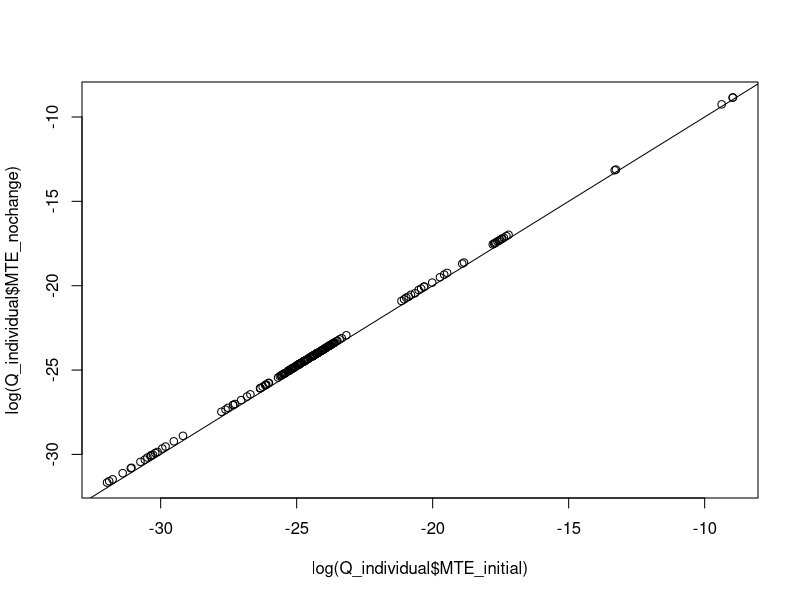
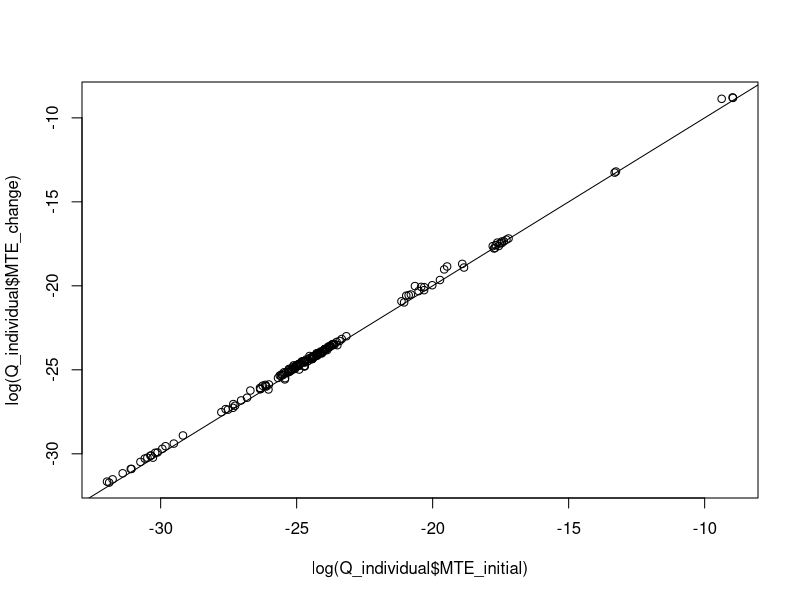
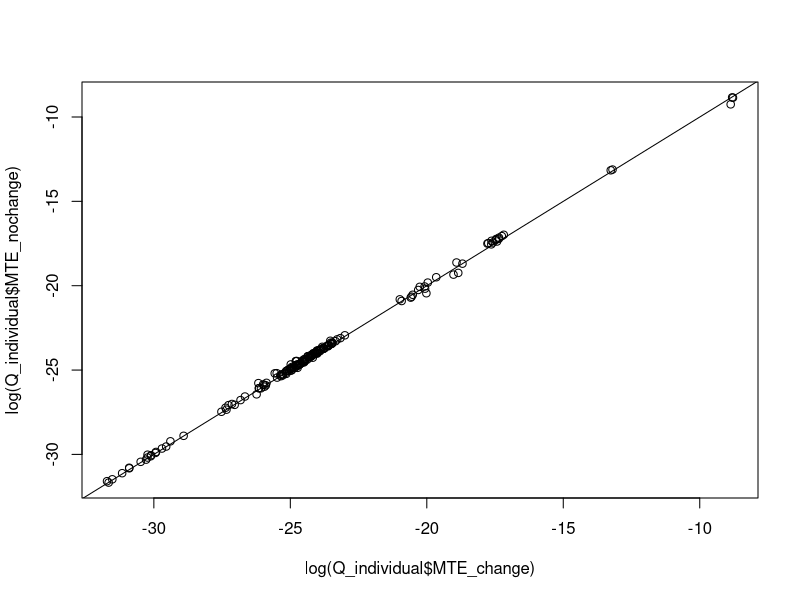
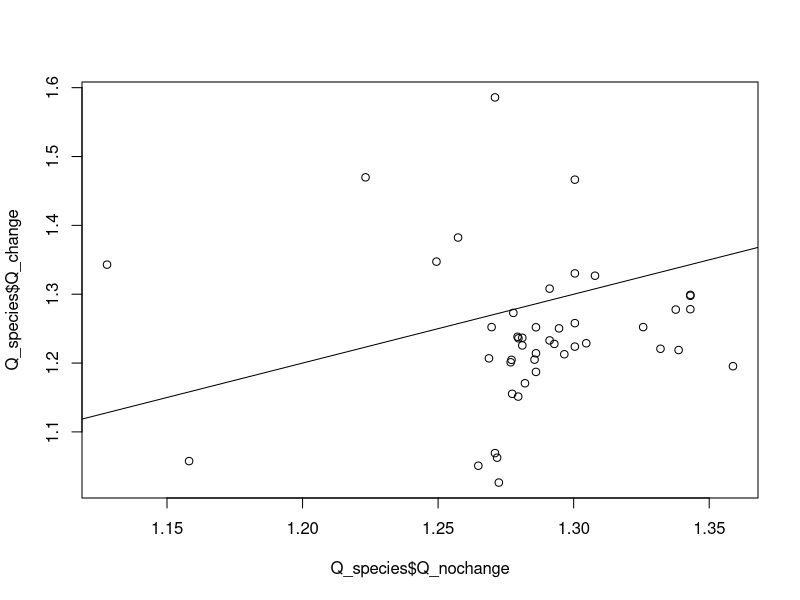
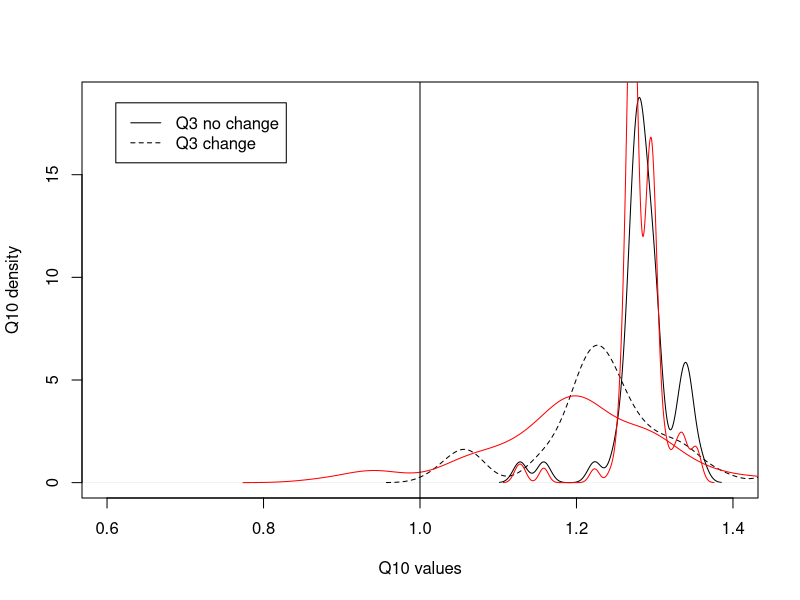
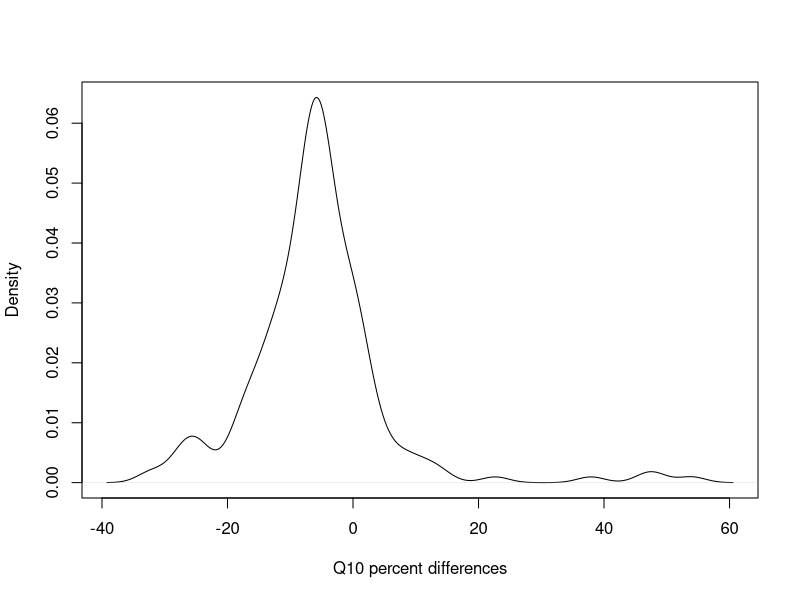
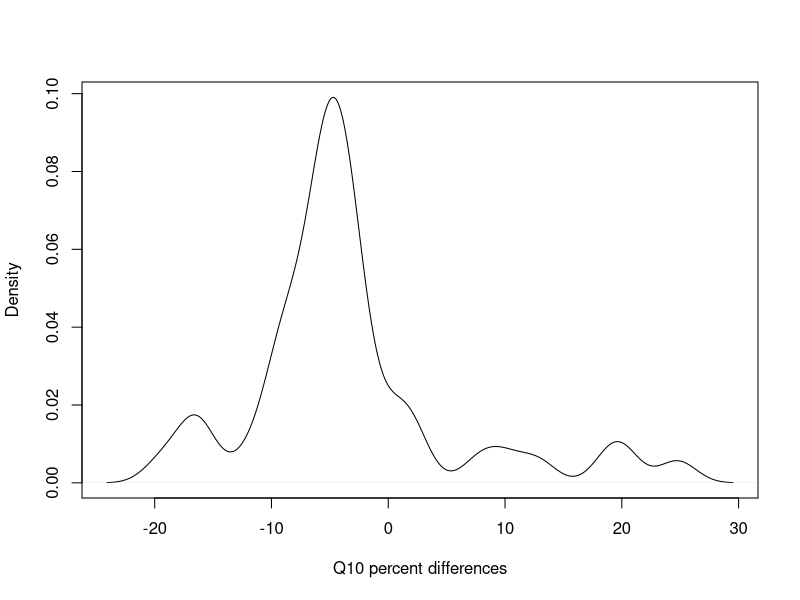
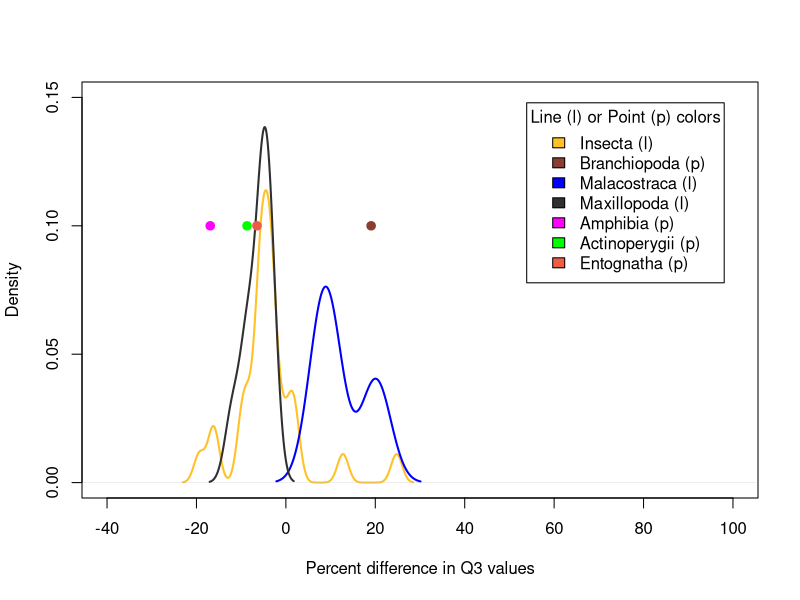

Recreate these plots in R, in order. (Note: this script raises an error after producing the figures.)

#--------------CALCULATING EXPONENTS AND ACTIVATION ENERGY FOR METABOLIC EQUATIONS-------------------------------

### For the metabolic rate equation Metabolic Rate = constant * (Mass ^exponent) * e ^ Activation Energy/kt
### This section uses metabolic rate, temperature, and size data to calculated fitted exponent and activation
### energy for the taxonomic classes for which we could find data. 

# Classes: Branchiopoda, Malacostraca, Maxillopoda
# Data source: Makrieva
MR_data = read.csv("Class_metabolicrates_Makrievadata.csv", stringsAsFactors = FALSE)
Class_list=unique(MR_data$Class)
InvK=1/(273.15+MR_data$TC) #getting all the units correct
Mkg=MR_data$Mg/1000
W=MR_data$qWkg*Mkg
MR_data = cbind(MR_data, InvK, W)

#obtaining class-specific exponents for metabolic rate scaling for Branchiopoda Malacostraca and Maxillopoda
class_slopes=c()
for (current_class in Class_list){
  Class_data=subset(MR_data, MR_data$Class == current_class)
  basic=lm(log(Class_data$W) ~ log(Class_data$Mg) + Class_data$InvK)
  Mslope=basic$coefficients[2]
  Tslope=basic$coefficients[3]
  Ea=Tslope*0.00008617
  class_slopes=rbind(class_slopes, c(current_class, Mslope, Tslope, Ea))
}

# Classes: Amphibia
# Data source: White
MR_Amphi = read.csv("Whiteetal_Amphibiandata.csv", stringsAsFactors = FALSE)
A_InvK=1/(273.15+MR_Amphi$TC)
A_Mkg=MR_Amphi$Mg/1000
MR_Amphi = cbind(MR_Amphi, A_InvK, A_Mkg)
A_basic=lm(log(MR_Amphi$Watts) ~ log(MR_Amphi$A_Mkg) + MR_Amphi$A_InvK)
Mslope=A_basic$coefficients[2]
Tslope=A_basic$coefficients[3]
Ea=Tslope*0.00008617
class_slopes=rbind(class_slopes, c("Amphibia", Mslope, Tslope, Ea))
class_slopes=as.data.frame(class_slopes, stringsAsFactors = FALSE)

# Classes: Actinoperygii
# Data source: Gillooly
#obtaining super-class-specific exponents for metabolic rate scaling in fish
MR_fish = read.csv("gillooly_fish.csv", stringsAsFactors = FALSE)
f_Mkg=MR_fish$Mg/1000
MR_fish = cbind(MR_fish, f_Mkg)
F_basic=lm(log(MR_fish$W) ~ log(MR_fish$f_Mkg) + MR_fish$invK)
Mslope=F_basic$coefficients[2]
Tslope=F_basic$coefficients[3]
Ea=Tslope*0.00008617
class_slopes=rbind(class_slopes, c("Actinoperygii", Mslope, Tslope, Ea))
class_slopes=as.data.frame(class_slopes, stringsAsFactors = FALSE)

#removing unneccesary column and renaming columns
class_values=class_slopes[c(-3)]
names(class_values)[names(class_values) == "V1"] = "Class"
names(class_values)[names(class_values) == "log(Class_data$Mg)"] = "exponent"
names(class_values)[names(class_values) == "Class_data$InvK"] = "Ea"

# Classes: Insecta, Gastropoda, Eurotatoria, Entognatha
# Data source (Insecta only): Chown
# Remaining classes' values from theory
I_class="Insecta"
other_class=c("Gastropoda","Eurotatoria", "Entognatha")
I_slope=0.75
I_Ea=-0.62
Other_Ea=-0.63
other_values=cbind(I_class,I_slope,I_Ea)
for (current_class in other_class){
  current_values=cbind(current_class,I_slope,Other_Ea)
  other_values=rbind(other_values, current_values)
}

other_values=as.data.frame(other_values)
names(other_values)[names(other_values) == "I_class"] = "Class"
names(other_values)[names(other_values) == "I_slope"] = "exponent"
names(other_values)[names(other_values) == "I_Ea"] = "Ea"
class_values=rbind(class_values, other_values)
class_values1= transform(class_values, exponent = as.numeric(exponent), Ea = as.numeric(Ea))

#---------------------CREATE THREE DEGREE DATASET----------------------------
### Within a scientific paper, the body size-temperature study may have replicated
### experiments or have slightly different experiments that were conducted. Each experiment
### is called a replicate and was given a unique identifier in "MTEEcto_data.csv". 

# Read in compiled experimental dataset, has one temperature and replicate per row
original_data = read.csv("MTEEcto_data.csv", stringsAsFactors = FALSE, fileEncoding = "latin1")

# Turn unique row names into column in original dataset
original_data = data.frame(as.numeric(rownames(original_data)), original_data)
colnames(original_data)[1] = "row_names"

# Create list of experiment names and respective species
replicate_list_original=unique(original_data$studyID)

# Create dataset containing all temperature pairs within each replicate
all_pairs = c()
for(current_replicate in replicate_list_original){
  single_replicate = subset(original_data, original_data$studyID == current_replicate)
  single_replicate_rownames_combos = combn(single_replicate$row_names, 2)
  single_replicate_rownames_combos = t(single_replicate_rownames_combos)
  single_replicate_temps_combos = combn(single_replicate$temp, 2)
  single_replicate_temps_combos = t(single_replicate_temps_combos)
  single_replicate_masses_combos = combn(single_replicate$mass, 2)
  single_replicate_masses_combos = t(single_replicate_masses_combos)
  single_replicate_combos = cbind(single_replicate_rownames_combos, single_replicate_temps_combos, single_replicate_masses_combos)
  single_replicate_combos = data.frame(single_replicate_combos)
  single_replicate_combos = cbind(current_replicate, single_replicate_combos)
  all_pairs = rbind(all_pairs, single_replicate_combos)
}
names(all_pairs) = c("studyID", "lower_temp_row", "higher_temp_row", "lower_temp", "higher_temp", "lower_temp_mass", "higher_temp_mass")

# Subset dataset to contain only temperature pairs that differ by 3*
all_pairs$temp_diff = all_pairs$higher_temp - all_pairs$lower_temp
three_degree_pairs = subset(all_pairs, all_pairs$temp_diff == 3)

# Add species to three degree difference pairs
lookup = original_data[match(three_degree_pairs$studyID, original_data$studyID),]
three_degree_pairs$species = lookup$Species

# List of species and number of pairs per species
species_duplicates = sort(table(three_degree_pairs$species), decreasing=TRUE)

# Use row names for 3* difference pairs to create dataset where each row has 
# one temperature and replicate
three_degree_rows = c(three_degree_pairs$lower_temp_row, three_degree_pairs$higher_temp_row)
three_degree_rows = sort(unique(three_degree_rows))

three_degree_data = c()
for (current_row in three_degree_rows){
  row_data = subset(original_data, original_data$row_names == current_row)
  three_degree_data = rbind(three_degree_data, row_data)
}

# Create list of experiment names and respective species
replicate_list = unique(three_degree_data$studyID)

#List of replicates with respective species and classes
replicate_info = c()
for (current_replicate in replicate_list){
  replicate_data = subset(three_degree_data, three_degree_data$studyID == current_replicate)
  replicate_species = unique(replicate_data$Species)
  replicate_class = unique(replicate_data$Class)
  replicate_info = rbind(replicate_info, c(current_replicate, replicate_species, replicate_class))
}

##-------------------------CALCULATING METABOLIC RATES------------------------

### This section pulls out the size-temperature data and metabolic rate parameters for a specific taxonomic class
### It extracts the data from a unique replicate. FOr that replicate it uses the size-temperature data to calculates 
### metabolic rates for the following cases: 1) no size change as temperature increases, 2) size and temperature increase
### as observed in the data. 

MTE_allreps = c()
#unused empty vector?
MTE_allcompare =c()
Classes_all = unique(three_degree_data$Class)

for (index_class in Classes_all){
  class_TSD = subset(three_degree_data, three_degree_data$Class == index_class)
  class_MTE = subset(class_values1, class_values1$Class == index_class)
  class_replicate = unique(class_TSD$studyID)
    
    for (index_replicate in class_replicate){
      MTE_repdata = c()
      current_data = subset (class_TSD, class_TSD$studyID == index_replicate)
      temps = unique(current_data$temp)
 
        for (current_temp in temps){
          min_mass=current_data$mass[current_data$temp==current_temp]
          repeater=length(temps)
          MTE_initial=(min_mass^(class_MTE$exponent))*(exp(((class_MTE$Ea)/(.00008617*(current_temp+273.15)))))
          MTE_nochange=min_mass^(class_MTE$exponent)*exp(class_MTE$Ea/(.00008617*(temps+273.15)))
          MTE_change=(current_data$mass^(class_MTE$exponent))*(exp(((class_MTE$Ea)/(.00008617*(temps+273.15)))))
          rep_vector=c(rep(index_replicate,repeater))
          Tmin_vector=c(rep(current_temp, repeater))
          MTE_repdata=cbind(temps,Tmin_vector, MTE_initial, MTE_nochange, MTE_change)
          MTE_repdata=as.data.frame(MTE_repdata)
          MTE_rep=data.frame(cbind(MTE_repdata, rep_vector), stringsAsFactors=FALSE)
          MTE_allreps=rbind(MTE_allreps, MTE_rep)     
          }
     }
}

# Limit to 3* difference pairs
MTE_allreps$temp_diff = MTE_allreps$temps-MTE_allreps$Tmin_vector
metabolic_rates = subset(MTE_allreps, MTE_allreps$temp_diff == 3) 

##------------------------Analysis 1: Q10 CALCULATIONS--------------------------

### Use temperatures and metabolic rates to determine Q10 values for body size change
### and no body size change for each temperature/replicate combination, then replicate
### average and species average

# Individual Q10s
Q_nochange=(metabolic_rates$MTE_nochange/metabolic_rates$MTE_initial)^(3/metabolic_rates$temp_diff)
Q_change=(metabolic_rates$MTE_change/metabolic_rates$MTE_initial)^(3/metabolic_rates$temp_diff) 
Q_diff=100*((Q_change/Q_nochange)-1)

Q_individual=c()
Q_individual=cbind(metabolic_rates, Q_nochange, Q_change, Q_diff)

# Replicate average Q10
Q_replicate=c()
for (unique_rep in replicate_list){
  rep_subset = subset(Q_individual, Q_individual$rep_vector == unique_rep) 
  sp_name = subset(replicate_info, replicate_info[,1] == unique_rep,)
  avg_Q_nochange = mean(rep_subset$Q_nochange)
  avg_Q_change = mean(rep_subset$Q_change)
  Q_replicate = rbind(Q_replicate, c(avg_Q_nochange,avg_Q_change, sp_name))
}

Q_replicate = as.data.frame(Q_replicate, stringsAsFactors = FALSE)
colnames(Q_replicate) = c("Q_nochange", "Q_change", "studyID", "species", "class")
Q_replicate = transform(Q_replicate, Q_nochange = as.numeric(Q_nochange), Q_change = as.numeric(Q_change))

# Species average Q10
Q_species=c()
species=unique(Q_replicate$species)
for (current_sp in species){
  sp_subset = subset(Q_replicate, Q_replicate$species == current_sp) 
  sp_class = unique(sp_subset$class)
  sp_Q_nochange = mean(sp_subset$Q_nochange)
  sp_Q_change = mean(sp_subset$Q_change)
  Q_species = rbind(Q_species, c(sp_Q_nochange, sp_Q_change, current_sp, sp_class))
}

Q_species = as.data.frame(Q_species, stringsAsFactors = FALSE)
colnames(Q_species) = c("Q_nochange", "Q_change", "species", "class")
Q_species = transform(Q_species, Q_nochange = as.numeric(Q_nochange), Q_change = as.numeric(Q_change))

Q_species$Q_diff = ((Q_species$Q_change / Q_species$Q_nochange) - 1) * 100
Q_species = transform(Q_species, Q_diff = as.numeric(Q_diff))
Q_species = Q_species[order(Q_species$Q_change, Q_species$Q_nochange),]

### Summary stats and figures

# For all three degree difference pairs (i.e., individual), comparing initial, 
# no change, and change metabolic rates using 1:1 line

plot(log(Q_individual$MTE_initial), log(Q_individual$MTE_nochange))
lines(x = c(-40, 0), y = c(-40, 0))

plot(log(Q_individual$MTE_initial), log(Q_individual$MTE_change))
lines(x = c(-40, 0), y = c(-40, 0))

plot(log(Q_individual$MTE_change), log(Q_individual$MTE_nochange))
lines(x = c(-40, 0), y = c(-40, 0))

# Same thing but for Q10 values for species
plot(Q_species$Q_nochange, Q_species$Q_change)
lines(x = c(1, 2), y = c(1, 2))


# Average Q10 values across species
mean_Q_nochange = mean(Q_species$Q_nochange)
mean_Q_change = mean(Q_species$Q_change)
mean_Q_diff = mean(Q_species$Q_diff)

# Q10 t-test across species
ttest_Q = t.test(Q_species$Q_nochange, Q_species$Q_change, paired = TRUE)

# Q10 change and no change distributions across classes
Q_comparison = plot(density(Q_species$Q_nochange), main = "", xlab = "Q10 values",
                    ylab = "Q10 density", xlim = c(0.6, 1.4))
lines(density(Q_species$Q_change), lty = 2)
lines(density(Q_individual$Q_nochange), col = "red")
lines(density(Q_individual$Q_change), col = "red")
abline(v = 1)
legend("topleft", inset=.05, c("Q3 no change", "Q3 change"), lty = c(1, 2))

# Q10 change and no change percent difference figures
Q_diff_individual = plot(density(Q_individual$Q_diff), main = "", xlab = "Q10 percent differences")
Q_diff_species = plot(density(Q_species$Q_diff), main = "", xlab = "Q10 percent differences")

# Subset by class
Actinoperygii = subset(Q_species, Q_species$class == "Actinoperygii")
Amphibia = subset(Q_species, Q_species$class == "Amphibia")
Branchiopoda = subset(Q_species, Q_species$class == "Branchiopoda")
Insecta = subset(Q_species, Q_species$class == "Insecta")
Malacostraca = subset(Q_species, Q_species$class == "Malacostraca")
Maxillopoda = subset(Q_species, Q_species$class == "Maxillopoda")
Entognatha = subset(Q_species, Q_species$class == "Entognatha")

Qdiff_Amphibia=mean(Amphibia$Q_diff)
Qdiff_Branchiopoda=mean(Branchiopoda$Q_diff)
Qdiff_Malacostraca=mean(Malacostraca$Q_diff)
Qdiff_Maxillopoda=mean(Maxillopoda$Q_diff)
Qdiff_Insecta=mean(Insecta$Q_diff)
Qdiff_Actinoperygii=mean(Actinoperygii$Q_diff)
Qdiff_Entognatha=mean(Entognatha$Q_diff)

# Class Q10 percent difference distributions
Q_diff_range=c(-40, 100)
y_range=c(0,.15)
plot(density(Insecta$Q_diff), xlim=Q_diff_range, ylim=y_range, lwd=2, main="", col="goldenrod1",  
    xlab="Percent difference in Q3 values")
points(Branchiopoda$Q_diff, .1, lwd=2, col="coral4", pch=19)
lines(density(Malacostraca$Q_diff),lwd=2, col="blue" )
lines(density(Maxillopoda$Q_diff), lwd=2, col="grey19")
points(Amphibia$Q_diff, .1, lwd=2, col="magenta", pch=19)
points(Actinoperygii$Q_diff, .1, lwd=2, col="green", pch=19)
points(Entognatha$Q_diff, .1, lwd=2, col="tomato2", pch=19)

legend("topright", inset=.05, title="Line (l) or Point (p) colors", c("Insecta (l)", "Branchiopoda (p)",  "Malacostraca (l)", "Maxillopoda (l)", "Amphibia (p)", "Actinoperygii (p)", "Entognatha (p)"),
  fill=c("goldenrod1", "coral4", "blue", "grey19", "magenta", "green", "tomato2" ),)
       
##-----------------CALCULATE COMPENSATION BODY MASS----------------------------------

### Using metabolic rates for initial mass and temperature, which have already ("MTE_initial") 
### been calculated, to determine what mass each species would need to be to compensate for a
### 3*C increase in temperature. 


#create dataframe containing initial temp & mass rows for each replicate with calculated
# metabolic rate from warming data frame
compensation_mass_calcs = unique(warming[,c("rep_vector", "Tmin_vector", "MTE_initial")])
colnames(compensation_mass_calcs) = c("rep_vector", "initial_temp", "initial_MetRate")

#add original data to new dataframe
compensation_mass_data = merge(compensation_mass_calcs, TSD_data, by.x=c("rep_vector", "initial_temp"), 
                               by.y=c("studyID", "temp"))
names(compensation_mass_data)[names(compensation_mass_data) == "mass"] = "initial_mass"
compensation_mass_data = compensation_mass_data[order(compensation_mass_data$Species),]

#add increased temperature to dataframe
compensation_mass_data$comp_temp = compensation_mass_data$initial_temp + 3

#add class-specific exponent and activation energy (from class_values1) to dataframe
getting_class_values = class_values1[match(compensation_mass_data$Class, class_values1$Class),]
compensation_mass_data = cbind(compensation_mass_data, getting_class_values$exponent, getting_class_values$Ea)
names(compensation_mass_data)[names(compensation_mass_data) == "getting_class_values$exponent"] = "class_exponent"
names(compensation_mass_data)[names(compensation_mass_data) == "getting_class_values$Ea"] = "class_Ea"

#calculate compensation mass using rearranged MTE equation
compensation_mass_data$comp_mass = (compensation_mass_data$initial_MetRate / 
                                  (exp(compensation_mass_data$class_Ea / (.00008617 * 
                                  (compensation_mass_data$comp_temp + 273.15))))) ^ (1 / 
                                  compensation_mass_data$class_exponent)

#determine difference between initial mass and compensation mass (should be positive)
compensation_mass_data$mass_diff = compensation_mass_data$initial_mass - compensation_mass_data$comp_mass

#determine what percent of initial mass the compensation mass is
#see CompMassTest.xls for test of first replicate
#why are these all basically the same number? in 60%ish range; maybe driven by class exponent & Ea?
compensation_mass_data$mass_reduction = (compensation_mass_data$comp_mass / 
                                           compensation_mass_data$initial_mass) * 100
hist(compensation_mass_data$mass_reduction, breaks=2, xlim=c(0,100))

#attempt to compare mass reduction percents for each class
insect_class = compensation_mass_data[compensation_mass_data$Class == "Insecta",]

#histograms for each class' mass reduction
pdf("ClassMassReduction.pdf")
par(mfrow=c(3,3))

for (current_class in class_values1$Class){
  class_subset = subset(compensation_mass_data, compensation_mass_data$Class == current_class)
  hist(class_subset$mass_reduction, xlim=c(50,90), main=NULL)
  mtext(paste("Class:", class_subset$Class))
}

dev.off()

# #figures to compare initial and compensation masses
# #plot(rownames(compensation_mass_data), compensation_mass_data$initial_mass)
# initial_mass_hist = hist(compensation_mass_data$initial_mass)
# comp_mass_hist = hist(compensation_mass_data$comp_mass)
# plot(initial_mass_hist, breaks=seq(0,1000,by=20), col=rgb(0,0,1,1/4))
# plot(comp_mass_hist, breaks=seq(0,1000,by=20), col=rgb(1,0,0,1/4), add=T)

#averaging of compensation masses and comparison metrics

##-------------EMPIRICAL MASS CHANGES FOR EXTREME TEMP CHANGES------------------

# Calculate mass reduction for most extreme temperature changes in each of the 
# replicates to determine what magnitude of mass change is biologically feasible


# Get lowest and highest temperatures (and then corresponding masses) for each replicate
empirical_mass_change_extreme = c()
for(current_replicate in replicate){
  single_replicate = subset(TSD_data, TSD_data$studyID == current_replicate)
  highest_temperature = subset(single_replicate, single_replicate$temp == max(single_replicate$temp))
  lowest_temperature = subset(single_replicate, single_replicate$temp == min(single_replicate$temp))
  empirical_mass_change_extreme = rbind(empirical_mass_change_extreme, c(current_replicate, highest_temperature$temp, highest_temperature$mass, lowest_temperature$temp, lowest_temperature$mass))
}

# Necessary changes to make dataframe useful
empirical_mass_change_extreme = data.frame(empirical_mass_change_extreme)
names(empirical_mass_change_extreme) = c("studyID", "highest_temp", "highest_temp_mass", "lowest_temp", "lowest_temp_mass")
empirical_mass_change_extreme[,c("highest_temp", "highest_temp_mass", "lowest_temp", "lowest_temp_mass")] = as.numeric(as.character(unlist(empirical_mass_change_extreme[,c("highest_temp", "highest_temp_mass", "lowest_temp", "lowest_temp_mass")])))

# Get temperature difference between high and low temps for each replicate
empirical_mass_change_extreme$temp_difference = empirical_mass_change_extreme$highest_temp - empirical_mass_change_extreme$lowest_temp

# Get mass reduction value for each replicate, with any increase in body size resulting in null
empirical_mass_change_extreme$mass_reduction = (empirical_mass_change_extreme$highest_temp_mass / empirical_mass_change_extreme$lowest_temp_mass) * 100
empirical_mass_change_extreme$mass_reduction[empirical_mass_change_extreme$mass_reduction >= 100] = NA
hist(empirical_mass_change_extreme$mass_reduction)

# Create histogram for each of 3 temp difference categories:
#   Realistic range: 0-4 degrees
#   Low range: 0-10 degrees
#   Medium range: 10-20 degrees
#   High range: 20-30 degrees
realistic_temp_diff = subset(empirical_mass_change_extreme, empirical_mass_change_extreme$temp_difference <= 4)
low_temp_diff = subset(empirical_mass_change_extreme, empirical_mass_change_extreme$temp_difference < 10)
med_temp_diff = subset(empirical_mass_change_extreme, (10 <= empirical_mass_change_extreme$temp_difference) & (empirical_mass_change_extreme$temp_difference < 20))
high_temp_diff = subset(empirical_mass_change_extreme, empirical_mass_change_extreme$temp_difference >= 20)

hist(realistic_temp_diff$mass_reduction, xlim = c(0,100))
hist(low_temp_diff$mass_reduction, xlim = c(0,100))
hist(med_temp_diff$mass_reduction, xlim = c(0,100))
hist(high_temp_diff$mass_reduction, xlim = c(0,100))


##-------------EMPIRICAL MASS CHANGES FOR REALISTIC TEMP CHANGES--------------

# Calculate mass reduction for realistic temperature change (i.e., 3*), replacing values over 100 w/ NA
empirical_mass_change_realistic$mass_reduction = (empirical_mass_change_realistic$higher_temp_mass / empirical_mass_change_realistic$lower_temp_mass) * 100
empirical_mass_change_realistic$mass_reduction[empirical_mass_change_realistic$mass_reduction >= 100] = NA
realistic_histogram = hist(empirical_mass_change_realistic$mass_reduction, breaks=3, xlim = c(0,100))
realistic_histogram$breaks
realistic_histogram$counts
(realistic_histogram$counts / sum(realistic_histogram$counts)) * 100

# Compare empirical realistic temperature change mass reduction to theoretical
theoretical_histogram = hist(compensation_mass_data$mass_reduction, breaks=2, xlim=c(0,100))
theoretical_histogram$breaks
theoretical_histogram$counts
(theoretical_histogram$counts / sum(theoretical_histogram$counts)) * 100

# Plot together
realistic_histogram = hist(empirical_mass_change_realistic$mass_reduction, breaks=3, xlim = c(0,100), ylim = c(0,200), col = "red")
theoretical_histogram = hist(compensation_mass_data$mass_reduction, breaks=2, xlim=c(0,100), add = T, col = "blue")

# Comparing empirical mass change to theoretical mass changed needed to maintain metabolic rate (i.e., compensation mass)

# Took this function from another project
get_lookup_matches = function(lookup, data_col1, data_col2, lookup_col1, lookup_col2){
  # Get info from lookup for two-column matches between lookup and data
  #
  # Args: 
  #   lookup: Dataframe that contains desired information
  #   data_col1: First column from dataset to match
  #   data_col2: Second column from dataset to match
  #   lookup_col1: First column from lookup to match to data_col1
  #   lookup_col2: Second column from lookup to match to data_col2
  #
  # Returns: 
  #   Lookup information that matches dataset columns
  dataset_info = interaction(data_col1, data_col2)
  lookup_info = interaction(lookup_col1, lookup_col2)
  lookup_matches = lookup[match(dataset_info, lookup_info),]
}

getting_comp = get_lookup_matches(compensation_mass_data, empirical_mass_change_realistic$studyID, empirical_mass_change_realistic$lower_temp, compensation_mass_data$rep_vector, compensation_mass_data$initial_temp)
empirical_mass_change_realistic$mass_reduction_theory = getting_comp$mass_reduction
empirical_mass_change_realistic$mass_red_diff = empirical_mass_change_realistic$mass_reduction - empirical_mass_change_realistic$mass_reduction_theory
mass_reduction_comparison = hist(empirical_mass_change_realistic$mass_red_diff)
plot(empirical_mass_change_realistic$higher_temp, empirical_mass_change_realistic$mass_red_diff)
abline(lm(empirical_mass_change_realistic$mass_red_diff ~ empirical_mass_change_realistic$higher_temp))
abline(h=0, col="red")

##-----------------------ABSOLUTE TEMPERATURE EFFECTS--------------------

# Plot absolute temp and Q10 value for each individual in entire dataset and 3* subset

# Did for entire dataset, but doesn't really work because many temp differences
# plot(Q_file$temps, Q_file$Q_nochange)
# abline(lm(Q_file$Q_nochange ~ Q_file$temps))
# plot(Q_file$temps, Q_file$Q_change)
# abline(lm(Q_file$Q_change ~ Q_file$temps))
# 
# min(Q_file$Q_change)
# max(Q_file$Q_change)

plot(Q_file_subset$temps_subset, Q_file_subset$Q_nochange_subset, ylim=c(1.0, 1.4))
abline(lm(Q_file_subset$Q_nochange_subset ~ Q_file_subset$temps_subset))
abline(h=1, col="red")
plot(Q_file_subset$temps_subset, Q_file_subset$Q_change_subset)
abline(lm(Q_file_subset$Q_change_subset ~ Q_file_subset$temps_subset))
abline(h=1, col="red")

min(Q_file_subset$Q_change_subset)
max(Q_file_subset$Q_change_subset)
